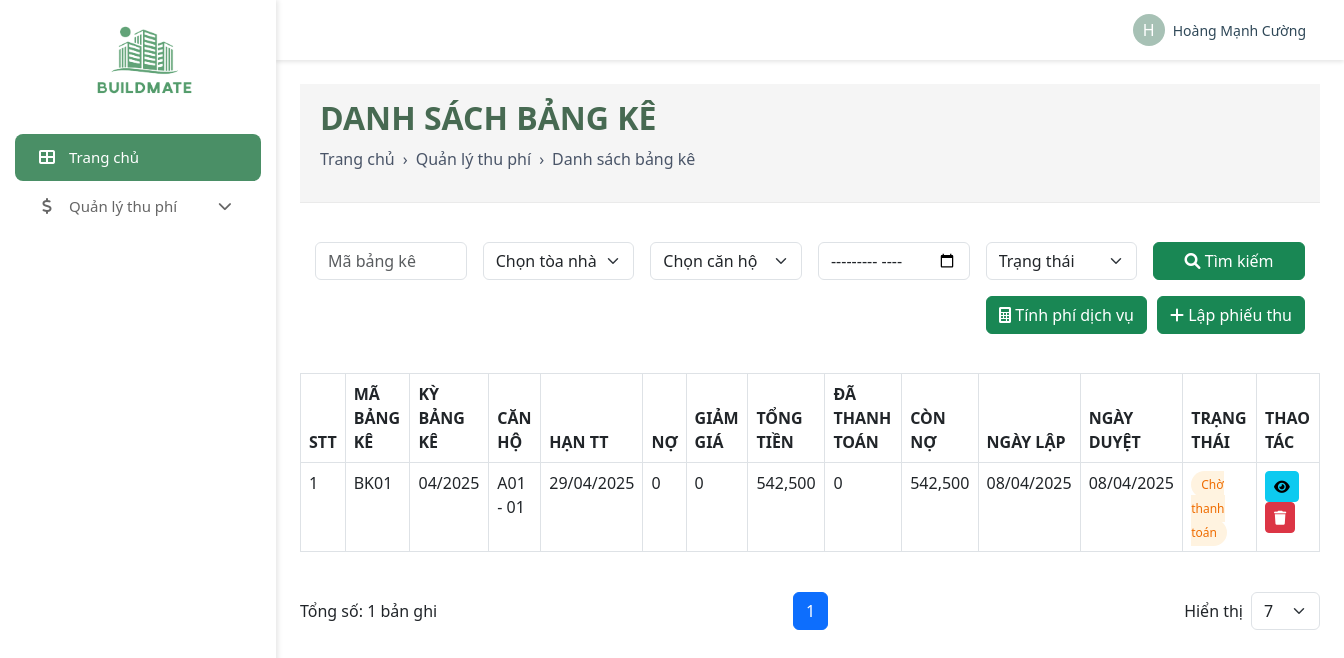
/admin/payment/bill_list.php (signed in), run on the app's committed database.
### tables this page shows
CREATE TABLE `debtstatements` (
  `InvoiceCode` varchar(50) NOT NULL,
  `InvoicePeriod` varchar(50) DEFAULT NULL,
  `DueDate` date DEFAULT NULL,
  `ApprovalDate` date DEFAULT NULL,
  `OutstandingDebt` int(11) DEFAULT NULL,
  `Discount` int(11) DEFAULT NULL,
  `Total` int(11) DEFAULT NULL,
  `PaidAmount` int(11) DEFAULT NULL,
  `RemainingBalance` int(11) DEFAULT NULL,
  `IssueDate` date DEFAULT NULL,
  `Status` varchar(50) DEFAULT NULL,
  `ApartmentID` int(11) DEFAULT NULL,
  `StaffID` int(11) NOT NULL
);

CREATE TABLE `apartment` (
  `ApartmentID` int(11) NOT NULL,
  `Name` varchar(255) DEFAULT NULL,
  `Area` int(11) DEFAULT NULL,
  `NumberOffBedroom` int(11) DEFAULT NULL,
  `Code` varchar(255) DEFAULT NULL,
  `ElectricId` int(11) DEFAULT NULL,
  `WaterId` int(11) NOT NULL,
  `Description` text DEFAULT NULL,
  `Status` varchar(50) DEFAULT NULL,
  `BuildingId` int(11) NOT NULL,
  `FloorId` int(11) NOT NULL,
  `ContractCode` varchar(255) DEFAULT NULL
);

### admin/payment/bill_list.php (the view, shortened to what this page needs)
<?php
include '../../database/DBController.php';
$search = isset($_GET['search']) ? mysqli_real_escape_string($conn, $_GET['search']) : '';
$building_filter = isset($_GET['building']) ? mysqli_real_escape_string($conn, $_GET['building']) : '';
$apartment_filter = isset($_GET['apartment']) ? mysqli_real_escape_string($conn, $_GET['apartment']) : '';
$status_filter = isset($_GET['status']) ? mysqli_real_escape_string($conn, $_GET['status']) : '';
$records_per_page = isset($_GET['per_page']) ? (int)$_GET['per_page'] : 7;
$page = isset($_GET['page']) ? (int)$_GET['page'] : 1;
$offset = ($page - 1) * $records_per_page;
$where_conditions = [];
$where_clause = !empty($where_conditions) ? "WHERE " . implode(" AND ", $where_conditions) : "";
$count_query = mysqli_query($conn, "
    SELECT COUNT(*) as total
    FROM debtstatements d
    LEFT JOIN apartment a ON d.ApartmentID = a.ApartmentID
    $where_clause
");
$total_records = mysqli_fetch_assoc($count_query)['total'];
$total_pages = ceil($total_records / $records_per_page);
$query = "
    SELECT d.*, a.Code as ApartmentCode, a.Name as ApartmentName, s.Name as StaffName,
           (SELECT SUM(dd.PaidAmount) FROM debtstatementdetail dd WHERE dd.InvoiceCode = d.InvoiceCode) as TotalPaid
    FROM debtstatements d
    LEFT JOIN apartment a ON d.ApartmentID = a.ApartmentID
    LEFT JOIN staffs s ON d.StaffID = s.ID
    $where_clause
    ORDER BY d.IssueDate DESC
    LIMIT $offset, $records_per_page
";
$select_bills = mysqli_query($conn, $query);
?>
<!DOCTYPE html>
<html lang="en">
<head>
    <link rel="stylesheet" href="https://cdnjs.cloudflare.com/ajax/libs/font-awesome/6.0.0/css/all.min.css">
    <link href="https://cdn.jsdelivr.net/npm/bootstrap@5.3.0/dist/css/bootstrap.min.css" rel="stylesheet">
    <link rel="stylesheet" href="css/admin_style.css">
</head>
<body>
    <div class="d-flex">
        <?php include '../admin_navbar.php'; ?>
        <div style="width: 100%;">
            <?php include '../admin_header.php'; ?>
            <div class="container-fluid p-4">
                <div class="page-header mb-4">
                    <h2 style="font-weight: bold; color: #476a52; margin-bottom: 10px; text-transform: uppercase;">
                        DANH SÁCH BẢNG KÊ
                    </h2>
                    <div class="breadcrumb">
                        <a href="dashboard.php">Trang chủ</a>
                        <span style="margin: 0 8px;">›</span>
                        <span>Quản lý thu phí</span>
                        <span style="margin: 0 8px;">›</span>
                        <span>Danh sách bảng kê</span>
                    </div>
                </div>
                <div class="search-container mb-4">
                    <form class="row g-3">
                        <div class="col-md-2">
                            <input type="text" class="form-control" name="search" placeholder="Mã bảng kê">
                        </div>
                        <div class="col-md-2">
                            <select class="form-select" name="building">
                                <option value="">Chọn tòa nhà</option>
                            </select>
                        </div>
                        <div class="col-md-2">
                            <select class="form-select" name="apartment">
                                <option value="">Chọn căn hộ</option>
                            </select>
                        </div>
                        <div class="col-md-2">
                            <input type="month" class="form-control" name="month">
                        </div>
                        <div class="col-md-2">
                            <select class="form-select" name="status">
                                <option value="">Trạng thái</option>
                            </select>
                        </div>
                        <div class="col-md-2">
                            <button type="submit" class="btn btn-success w-100">
                                <i class="fas fa-search"></i> Tìm kiếm
                            </button>
                        </div>
                    </form>
                    <div class="mt-3 d-flex justify-content-end">
                        <a href="service_calculation.php" class="btn btn-success" style="margin-right: 10px;">
                            <i class="fas fa-calculator"></i> Tính phí dịch vụ
                        </a>
                        <a href="create_bill.php" class="btn btn-success">
                            <i class="fas fa-plus"></i> Lập phiếu thu
                        </a>
                    </div>
                </div>
                <div class="table-responsive">
                    <table class="table table-bordered">
                        <thead>
                            <tr>
                                <th>STT</th>
                                <th>MÃ BẢNG KÊ</th>
                                <th>KỲ BẢNG KÊ</th>
                                <th>CĂN HỘ</th>
                                <th>HẠN TT</th>
                                <th>NỢ</th>
                                <th>GIẢM GIÁ</th>
                                <th>TỔNG TIỀN</th>
                                <th>ĐÃ THANH TOÁN</th>
                                <th>CÒN NỢ</th>
                                <th>NGÀY LẬP</th>
                                <th>NGÀY DUYỆT</th>
                                <th>TRẠNG THÁI</th>
                                <th>THAO TÁC</th>
                            </tr>
                        </thead>
                        <tbody>
                            <?php
                            if(mysqli_num_rows($select_bills) > 0){
                                $i = $offset + 1;
                                while($bill = mysqli_fetch_assoc($select_bills)){
                            ?>
                            <tr>
                                <td><?php echo $i++; ?></td>
                                <td><?php echo $bill['InvoiceCode']; ?></td>
                                <td><?php echo $bill['InvoicePeriod']; ?></td>
                                <td><?php echo $bill['ApartmentName']; ?></td>
                                <td><?php echo date('d/m/Y', strtotime($bill['DueDate'])); ?></td>
                                <td><?php echo number_format($bill['OutstandingDebt']); ?></td>
                                <td><?php echo number_format($bill['Discount']); ?></td>
                                <td><?php echo number_format($bill['Total']); ?></td>
                                <td><?php echo number_format($bill['PaidAmount']); ?></td>
                                <td><?php echo number_format($bill['RemainingBalance']); ?></td>
                                <td><?php echo date('d/m/Y', strtotime($bill['IssueDate'])); ?></td>
                                <td><?php echo date('d/m/Y', strtotime($bill['ApprovalDate'])); ?></td>
                                <td>
                                    <span class="bill-status <?php
                                        switch($bill['Status']){
                                            case 'Chờ thanh toán': echo 'status-pending'; break;
                                        }
                                    ?>">
                                        <?php echo $bill['Status']; ?>
                                    </span>
                                </td>
                                <td>
                                    <button class="btn btn-sm btn-info" title="Xem chi tiết">
                                        <i class="fas fa-eye"></i>
                                    </button>
                                    <form method="POST" style="display: inline;">
                                        <button type="submit" name="delete_bill"
                                                class="btn btn-sm btn-danger"
                                                onclick="return confirm('Bạn có chắc chắn muốn xóa bảng kê này?')"
                                                title="Xóa">
                                            <i class="fas fa-trash"></i>
                                        </button>
                                    </form>
                                </td>
                            </tr>
                            <?php
                                }
                            } else {
                                echo '<tr><td colspan="15" class="text-center">Không có dữ liệu</td></tr>';
                            }
                            ?>
                        </tbody>
                    </table>
                </div>
                <div class="d-flex justify-content-between align-items-center mt-4">
                    <div>Tổng số: <?php echo $total_records; ?> bản ghi</div>
                    <nav>
                        <ul class="pagination mb-0">
                            <?php for($i = 1; $i <= $total_pages; $i++): ?>
                            <li class="page-item <?php echo ($page == $i) ? 'active' : ''; ?>">
                                <a class="page-link" href="?page=<?php echo $i; ?><?php
                                    echo !empty($search) ? "&search=$search" : '';
                                    echo !empty($building_filter) ? "&building=$building_filter" : '';
                                    echo !empty($apartment_filter) ? "&apartment=$apartment_filter" : '';
                                    echo !empty($status_filter) ? "&status=$status_filter" : '';
                                ?>"><?php echo $i; ?></a>
                            </li>
                            <?php endfor; ?>
                        </ul>
                    </nav>
                    <div class="d-flex align-items-center">
                        <span class="me-2">Hiển thị</span>
                        <select class="form-select" style="width: auto;" onchange="window.location.href=this.value">
                            <?php foreach ([7, 10, 25, 50] as $per_page): ?>
                                <option value="?per_page=<?php echo $per_page; ?>"
                                        <?php echo ($records_per_page == $per_page) ? 'selected' : ''; ?>>
                                    <?php echo $per_page; ?>
                                </option>
                            <?php endforeach; ?>
                        </select>
                    </div>
                </div>
            </div>
        </div>
    </div>
</body>
</html>

### admin/css/admin_style.css (style rules this page uses)
* { margin: 0; padding: 0; box-sizing: border-box; }
body { margin: 0; font-family: Arial, sans-serif; }

### admin/payment/bill_list.php (style rules this page uses)
.search-container { background: white; padding: 15px; border-radius: 8px; margin-bottom: 20px; }
.status-pending { background: #fff3e0; color: #ef6c00; }
.page-header { background-color: #f5f5f5; padding: 15px 20px; color: #4a5568; border-bottom: 1px solid #eaeaea; }
.breadcrumb { display: flex; align-items: center; margin-bottom: 0; padding: 0; background-color: transparent; font-size: 14px; }
.breadcrumb a { color: #4a5568; text-decoration: none; }
.bill-status { padding: 5px 10px; border-radius: 20px; font-size: 12px; font-weight: 500; }

### data on the page
debtstatements: InvoiceCode "BK01", InvoicePeriod "04/2025", apartment.Name "A01 - 01", DueDate "29/04/2025", OutstandingDebt "0", Discount "0", Total "542,500", PaidAmount "0", RemainingBalance "542,500", IssueDate "08/04/2025", ApprovalDate "08/04/2025", Status "Chờ thanh toán"

### other printed values
substr($name, 0, 1) "H"
$name "Hoàng Mạnh Cường"
$total_records "1"
form field value "7"
